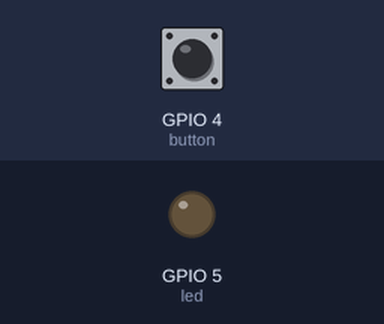
Bench run of a program on a simulated ESP32 board running MicroPython. Shown: output pins drawn as LEDs (lit = HIGH). Inputs (shaded band) come from the test bench; at power-on: GPIO 4 (button) HIGH.

Above: at 1.2 s.
1.3 s: GPIO 4 (button) pulled LOW for 0.15 s
At 2.5 s:
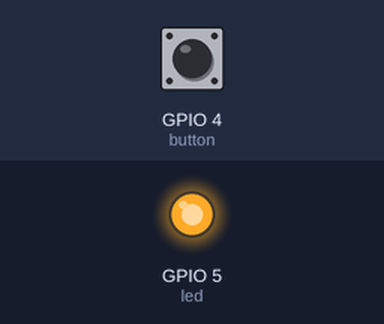
2.9 s: GPIO 4 (button) pulled LOW for 1 s
At 3.9 s:
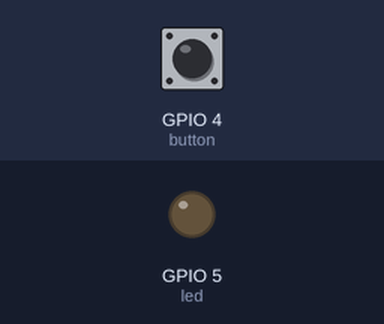
5.4 s: GPIO 4 (button) pulled LOW for 3.2 s
At 6.8 s:
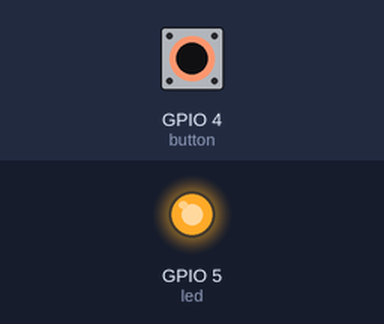
Timing chart, 0 to 8.4 s (numbered marks = the images above; inputs shaded):
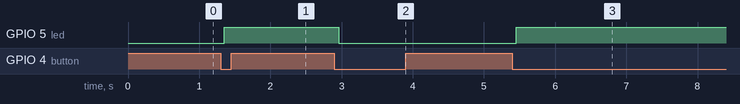

The program:

main.py
```python
from machine import Pin
import time

# Configuración de pines
LED_PIN = 5        # LED conectado al GPIO 5
BUTTON_PIN = 4     # Pulsador conectado al GPIO 4 y a GND
DEBOUNCE_MS = 50   # Tiempo de antirrebote en milisegundos

# Inicializar LED como salida
led = Pin(LED_PIN, Pin.OUT)

# Inicializar botón como entrada con resistencia interna pull-up
button = Pin(BUTTON_PIN, Pin.IN, Pin.PULL_UP)

# Estado actual del LED (False = apagado, True = encendido)
led_state = False
led.value(0)

def toggle_led():
    global led_state
    led_state = not led_state
    led.value(1 if led_state else 0)


def wait_for_release():
    # Espera hasta que el botón sea soltado (leer 1)
    while button.value() == 0:
        time.sleep_ms(10)


def main_loop():
    # Bucle principal
    while True:
        # Detectar pulsación (activo bajo: 0 cuando se pulsa)
        if button.value() == 0:
            # Pequeña espera para eliminar rebotes eléctricos
            time.sleep_ms(DEBOUNCE_MS)
            # Comprobar de nuevo si sigue pulsado
            if button.value() == 0:
                # Pulsación válida: cambiar estado del LED
                toggle_led()
                # Esperar a que el usuario suelte el botón antes de aceptar otra pulsación
                wait_for_release()
        # Pequeña pausa para no consumir 100% CPU
        time.sleep_ms(10)


if __name__ == '__main__':
    main_loop()
```

Measured:
- after the input at 1.3 s, GPIO 5 (led): LOW → HIGH after 0.05 s
- after the input at 2.9 s, GPIO 5 (led): HIGH → LOW after 0.06 s
- after the input at 5.4 s, GPIO 5 (led): LOW → HIGH after 0.05 s
